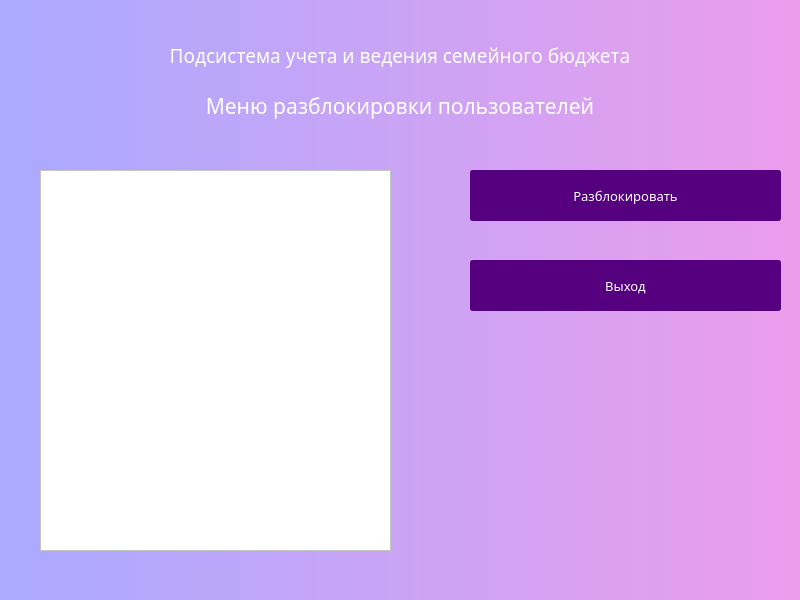
<?xml version="1.0" encoding="UTF-8"?>
<ui version="4.0">
 <class>UnblockUsersMenu</class>
 <widget class="QDialog" name="UnblockUsersMenu">
  <property name="geometry">
   <rect>
    <x>0</x>
    <y>0</y>
    <width>800</width>
    <height>600</height>
   </rect>
  </property>
  <property name="minimumSize">
   <size>
    <width>800</width>
    <height>600</height>
   </size>
  </property>
  <property name="maximumSize">
   <size>
    <width>800</width>
    <height>600</height>
   </size>
  </property>
  <property name="windowTitle">
   <string>Dialog</string>
  </property>
  <property name="styleSheet">
   <string notr="true">background-color: qlineargradient(spread:pad, x1:0, y1:0, x2:1, y2:0, stop:0 rgb(170, 170, 255), stop:1 rgb(235, 157, 235));</string>
  </property>
  <widget class="QLabel" name="label">
   <property name="geometry">
    <rect>
     <x>0</x>
     <y>40</y>
     <width>800</width>
     <height>31</height>
    </rect>
   </property>
   <property name="minimumSize">
    <size>
     <width>800</width>
     <height>0</height>
    </size>
   </property>
   <property name="maximumSize">
    <size>
     <width>800</width>
     <height>16777215</height>
    </size>
   </property>
   <property name="font">
    <font>
     <family>Century Gothic</family>
     <pointsize>14</pointsize>
    </font>
   </property>
   <property name="styleSheet">
    <string notr="true">color: rgb(255, 255, 255);</string>
   </property>
   <property name="frameShadow">
    <enum>QFrame::Plain</enum>
   </property>
   <property name="text">
    <string>Подсистема учета и ведения семейного бюджета</string>
   </property>
   <property name="alignment">
    <set>Qt::AlignCenter</set>
   </property>
  </widget>
  <widget class="QLabel" name="label_2">
   <property name="geometry">
    <rect>
     <x>0</x>
     <y>90</y>
     <width>800</width>
     <height>31</height>
    </rect>
   </property>
   <property name="minimumSize">
    <size>
     <width>800</width>
     <height>0</height>
    </size>
   </property>
   <property name="maximumSize">
    <size>
     <width>800</width>
     <height>16777215</height>
    </size>
   </property>
   <property name="font">
    <font>
     <family>Century Gothic</family>
     <pointsize>16</pointsize>
    </font>
   </property>
   <property name="styleSheet">
    <string notr="true">color: rgb(255, 255, 255);</string>
   </property>
   <property name="frameShadow">
    <enum>QFrame::Plain</enum>
   </property>
   <property name="text">
    <string>Меню разблокировки пользователей</string>
   </property>
   <property name="alignment">
    <set>Qt::AlignCenter</set>
   </property>
  </widget>
  <widget class="QListWidget" name="listOfBlockedUsers">
   <property name="geometry">
    <rect>
     <x>40</x>
     <y>170</y>
     <width>351</width>
     <height>381</height>
    </rect>
   </property>
   <property name="font">
    <font>
     <family>Century Gothic</family>
     <pointsize>10</pointsize>
    </font>
   </property>
   <property name="styleSheet">
    <string notr="true">background-color: rgb(255, 255, 255);
color: rgb(85, 0, 127)</string>
   </property>
  </widget>
  <widget class="QPushButton" name="unblockBtn">
   <property name="geometry">
    <rect>
     <x>470</x>
     <y>170</y>
     <width>311</width>
     <height>51</height>
    </rect>
   </property>
   <property name="font">
    <font>
     <family>Century Gothic</family>
     <pointsize>10</pointsize>
    </font>
   </property>
   <property name="styleSheet">
    <string notr="true">QPushButton{
	background-color:rgb(85, 0, 127);
border-radius: 3px;
border: 2px solid rgb(85, 0, 127);
color:rgb(255, 255, 255);
}

QPushButton::hover{
	background-color: rgb(108, 0, 162);
	border: 2px solid rgb(108, 0, 162);
}

QPushButton::pressed{
	background-color:rgb(129, 0, 193);
	border-bottom: 2px solid rgb(129, 0, 193);
	border-leftt:  2px solid rgb(129, 0, 193);
	border-right:  2px solid rgb(129, 0, 193);
}


</string>
   </property>
   <property name="text">
    <string>Разблокировать</string>
   </property>
  </widget>
  <widget class="QPushButton" name="quitBtn">
   <property name="geometry">
    <rect>
     <x>470</x>
     <y>260</y>
     <width>311</width>
     <height>51</height>
    </rect>
   </property>
   <property name="font">
    <font>
     <family>Century Gothic</family>
     <pointsize>10</pointsize>
    </font>
   </property>
   <property name="styleSheet">
    <string notr="true">QPushButton{
	background-color:rgb(85, 0, 127);
border-radius: 3px;
border: 2px solid rgb(85, 0, 127);
color:rgb(255, 255, 255);
}

QPushButton::hover{
	background-color: rgb(108, 0, 162);
	border: 2px solid rgb(108, 0, 162);
}

QPushButton::pressed{
	background-color:rgb(129, 0, 193);
	border-bottom: 2px solid rgb(129, 0, 193);
	border-leftt:  2px solid rgb(129, 0, 193);
	border-right:  2px solid rgb(129, 0, 193);
}


</string>
   </property>
   <property name="text">
    <string>Выход</string>
   </property>
  </widget>
 </widget>
 <resources/>
 <connections/>
</ui>
